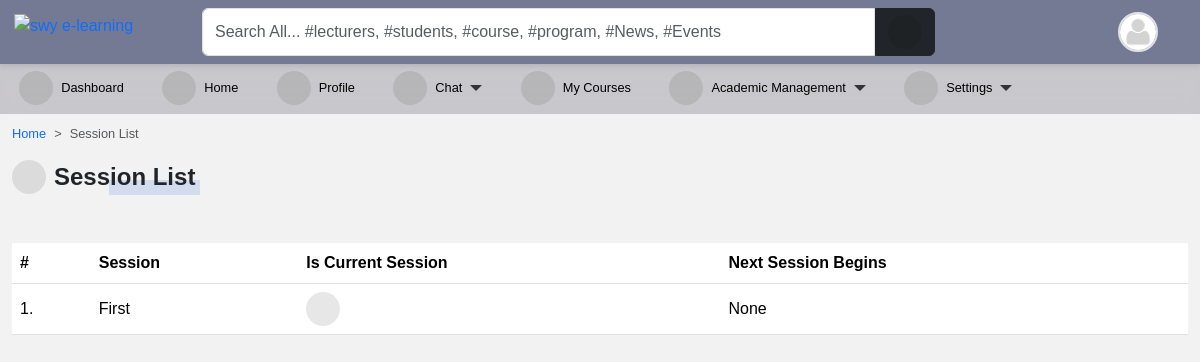
/session/ (signed in), run on the app's committed database.
### accounts/models.py (models this page shows, shortened)
class User(AbstractUser):
    is_student = models.BooleanField(default=False)
    is_lecturer = models.BooleanField(default=False)
    gender = models.CharField(max_length=1, choices=GENDERS, blank=True, null=True)
    phone = models.CharField(max_length=60, blank=True, null=True)
    address = models.CharField(max_length=60, blank=True, null=True)
    picture = models.ImageField(
        upload_to="profile_pictures/%y/%m/%d/", default="default.png", null=True
    )
    email = models.EmailField(blank=True, null=True)
    username_validator = ASCIIUsernameValidator()
    objects = CustomUserManager()
    class Meta:
        ordering = ("-date_joined",)
    @property
    def get_user_role(self):
        if self.is_superuser:
            role = "Admin"
        elif self.is_student:
            role = "Student"
        elif self.is_lecturer:
            role = "Lecturer"
        return role

### core/models.py (models this page shows, shortened)
class Session(models.Model):
    session = models.CharField(max_length=200, unique=True)
    is_current_session = models.BooleanField(default=False, blank=True, null=True)
    next_session_begins = models.DateField(blank=True, null=True)

### accounts/decorators.py (the view)
    def wrapper(request, *args, **kwargs):
        if test_func(request.user):
            return function(request, *args, **kwargs) if function else None
        else:
            return redirect(redirect_to)

### core/views.py (called while the page is built)
@login_required
@lecturer_required
def session_list_view(request):
    sessions = Session.objects.all().order_by("-is_current_session", "-session")
    return render(request, "core/session_list.html", {"sessions": sessions})

### templates/core/session_list.html (shortened to what this page needs)
{% extends 'base.html' %}
{% block content %}
<nav style="--bs-breadcrumb-divider: '>';" aria-label="breadcrumb">
    <ol class="breadcrumb">
      <li class="breadcrumb-item"><a href="/">Home</a></li>
      <li class="breadcrumb-item active" aria-current="page">Session List</li>
    </ol>
</nav>
<div class="title-1"><i class="fas fa-calendar-week"></i>Session List</div>
<div class="table-responsive table-shadow p-0 mt-5">
    <table class="table">
        <thead>
            <tr>
                <th>#</th>
                <th> Session </th>
                <th> Is Current Session </th>
                <th> Next Session Begins </th>
            </tr>
        </thead>
        <tbody>
            {% for session in sessions %}
            <tr>
                <td>{{ forloop.counter }}.</td>
                <td>{{ session.session }}</td>
                <th>
                    {% if session.is_current_session == True %}
                    <i class="fas fa-check-circle fa-1-5x"></i>
                    {% else %}
                    <i class="fas fa-times-circle fa-1-5x danger"></i>
                    {% endif %}
                </th>
                <td>{{ session.next_session_begins }}</td>
            {% endfor %}
        </tbody>
    </table>
</div>
{% endblock content %}

### templates/navbar.html (shortened to what this page needs)
{% load static %}
<div id="top-navbar" class="py-2 top-navbar">
	<div class="container">
		<a href="/" class="head-logo">
			<img src="{% static 'img/swy e-learning.jpg' %}" width="40px" alt="swy e-learning">
		</a>
		<div class="nav-wrapper">
			<form class="form-header" action="{% url 'query' %}" method="GET">
				<input id="primary-search" class="form-control rounded-end-0" type="text" name="q" value="{{ request.GET.q }}"
					placeholder="Search All... #lecturers, #students, #course, #program, #News, #Events" required />
				<button class="btn btn-dark rounded-start-0" type="submit">
					<i class="fas fa-search"></i>
				</button>
			</form>
			<div class="dropdown index">
				<div class="avatar border border-2" type="button" data-bs-toggle="dropdown" aria-expanded="false">
					<img src="{{ request.user.picture.url }}">
				</div>
			</div>
		</div>
	</div>
</div>

### static/scss/style1.css (style rules this page uses)
*, body { font-family: "Rubik", sans-serif; }
body { background-color: #f3f2f2; }
.table td, .table th { vertical-align: middle; }
#top-navbar { position: fixed; top: 0; right: 0; -webkit-margin-start: -10px; z-index: 90; padding: 0; background: #747a94; box-shadow: 0px 2px 5px 0px rgba(0, 0, 0, 0.1); transition: 0.3s; margin: 0; }
#top-navbar .container { display: flex; background-color: transparent; position: relative; }
#top-navbar .nav-wrapper { display: flex; flex-wrap: wrap; justify-content: space-between; align-items: center; width: 100%; margin-left: 10rem; background-color: transparent; }
#top-navbar .nav-wrapper .form-header { display: flex; flex: 0.8; }
#top-navbar .nav-wrapper .form-header button { flex: 0.1; }
#top-navbar { left: 0; }
.avatar { width: 40px; height: 40px; border-radius: 50%; overflow: hidden; }
.avatar img { width: 100%; height: 100%; -o-object-fit: cover; object-fit: cover; }
a { color: var(--bs-primary); text-decoration: none; }
.title-1 { position: relative; display: inline-flex; align-items: center; font-family: inherit; text-transform: capitalize; font-weight: 700; font-size: 24px; border-radius: 0.2em; }
.title-1::before { content: ""; position: absolute; bottom: 0; right: -5px; width: 50%; height: 15px; z-index: -1; border-radius: 1px; background-color: rgba(83, 126, 226, 0.2); animation: lineAnim 1s ease-in forwards; }
.title-1 i { margin-right: 8px; }
.fas, .fa { font-size: 16px; display: inline-flex; align-items: center; justify-content: center; width: 34px; height: 34px; background-color: rgba(0, 0, 0, 0.093); border-radius: 50%; }

### templates/aside.html (style rules this page uses)
li { font-size: .8rem; }

### templates/navbar.html (style rules this page uses)
.head-logo { position: absolute; left: -1rem; top: 0.3rem; }

### data on the page
User: user.picture (placeholder picture)
Session: session "First", is_current_session True (drawn), next_session_begins "None"
